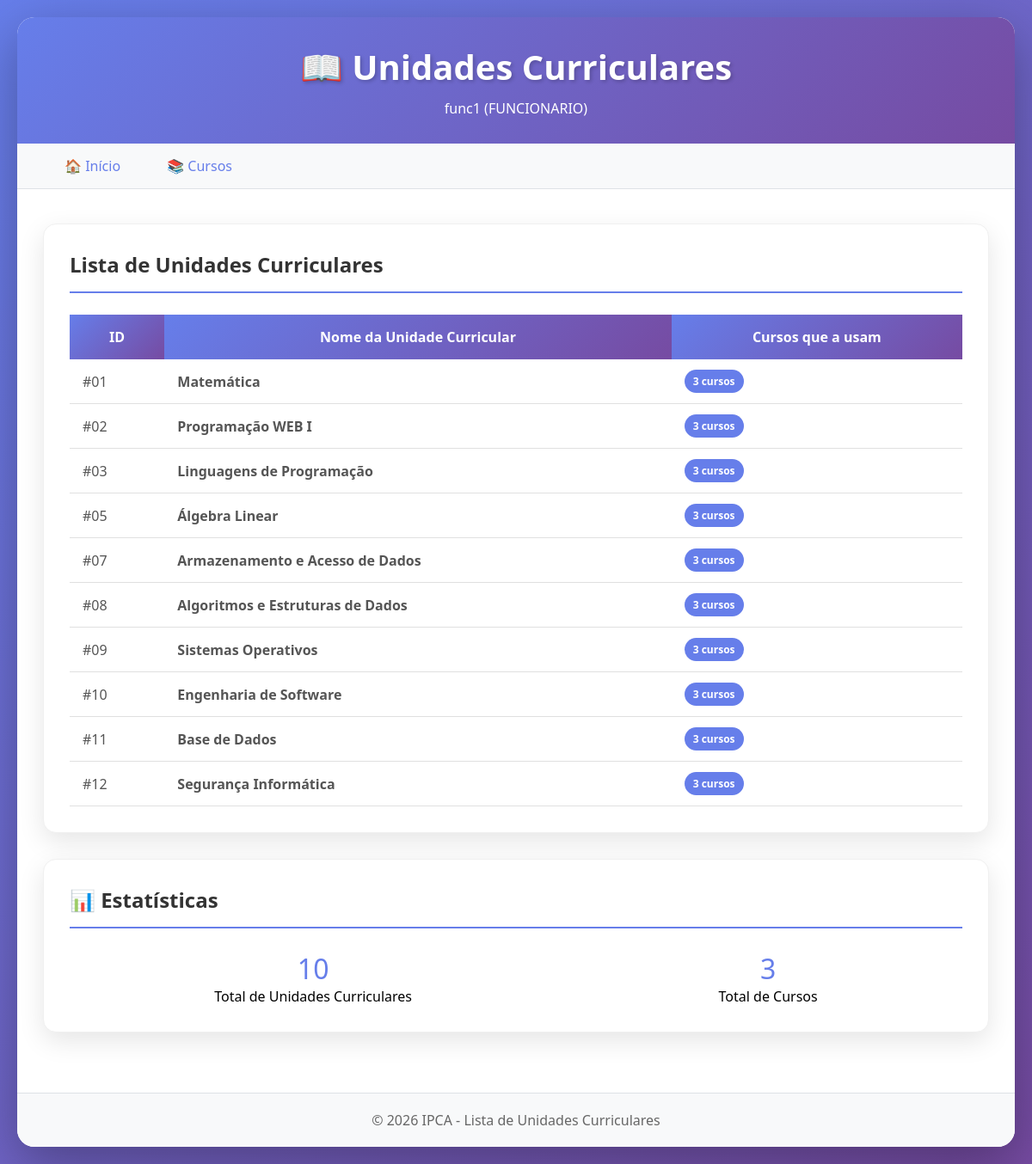
The app's page /listar_disciplinas.php (signed in) with its own data.
### tables this page shows
CREATE TABLE `disciplinas` (
  `ID` int(11) NOT NULL,
  `Nome_disc` text NOT NULL,
  `codigo` varchar(20) DEFAULT NULL,
  `creditos` int(11) DEFAULT 6,
  `horas` int(11) DEFAULT 60
);

### listar_disciplinas.php (the view, shortened to what this page needs)
<?php
require_once 'config.php';
$sql = "SELECT * FROM disciplinas ORDER BY ID";
$result = mysqli_query($conn, $sql);
$total_cursos_validos = mysqli_fetch_assoc(mysqli_query($conn, "SELECT COUNT(*) as total FROM cursos"))['total'];
?>
<!DOCTYPE html>
<html lang="pt">
<head>
    <link rel="stylesheet" href="estilo.css">
</head>
<body>
    <div class="container">
        <div class="header">
            <h1>📖 Unidades Curriculares</h1>
            <p><?php echo $_SESSION['login']; ?> (<?php echo $_SESSION['grupo']; ?>)</p>
        </div>
        <div class="nav">
            <a href="index.php">🏠 Início</a>
            <a href="listar_cursos.php">📚 Cursos</a>
        </div>
        <div class="content">
            <div class="card">
                <h2>Lista de Unidades Curriculares</h2>
                <?php if (mysqli_num_rows($result) > 0): ?>
                    <table class="table">
                        <thead>
                            <tr>
                                <th>ID</th>
                                <th>Nome da Unidade Curricular</th>
                                <th>Cursos que a usam</th>
                            </tr>
                        </thead>
                        <tbody>
                            <?php while ($disciplina = mysqli_fetch_assoc($result)):
                                $count_sql = "SELECT COUNT(DISTINCT p.CURSOS) as total
                                              FROM plano_estudos p
                                              WHERE p.DISCIPLINA = " . $disciplina['ID'] . "
                                              AND p.CURSOS IN (SELECT ID FROM cursos)";
                                $count_result = mysqli_query($conn, $count_sql);
                                $total_cursos_uso = mysqli_fetch_assoc($count_result)['total'];
                            ?>
                            <tr>
                                <td>#<?php echo str_pad($disciplina['ID'], 2, '0', STR_PAD_LEFT); ?></td>
                                <td><strong><?php echo htmlspecialchars($disciplina['Nome_disc']); ?></strong></td>
                                <td>
                                    <span class="badge badge-admin"><?php echo $total_cursos_uso; ?> cursos</span>
                                </td>
                            </tr>
                            <?php endwhile; ?>
                        </tbody>
                    </table>
                <?php endif; ?>
            </div>
            <div class="card">
                <h2>📊 Estatísticas</h2>
                <div style="display: flex; gap: 20px; justify-content: space-around;">
                    <div style="text-align: center;">
                        <div style="font-size: 2em; color: #667eea;"><?php echo mysqli_num_rows($result); ?></div>
                        <div>Total de Unidades Curriculares</div>
                    </div>
                    <div style="text-align: center;">
                        <div style="font-size: 2em; color: #667eea;"><?php echo $total_cursos_validos; ?></div>
                        <div>Total de Cursos</div>
                    </div>
                </div>
            </div>
        </div>
        <div class="footer">
            <p>&copy; 2026 IPCA - Lista de Unidades Curriculares</p>
        </div>
    </div>
</body>
</html>

### estilo.css (style rules this page uses)
* { margin: 0; padding: 0; box-sizing: border-box; font-family: 'Segoe UI', Tahoma, Geneva, Verdana, sans-serif; }
body { background: linear-gradient(135deg, #667eea 0%, #764ba2 100%); min-height: 100vh; padding: 20px; }
.container { max-width: 1200px; margin: 0 auto; background: white; border-radius: 20px; box-shadow: 0 20px 60px rgba(0,0,0,0.3); overflow: hidden; animation: slideIn 0.5s ease-out; }
.header { background: linear-gradient(135deg, #667eea 0%, #764ba2 100%); color: white; padding: 30px; text-align: center; }
.header h1 { font-size: 2.5em; margin-bottom: 10px; text-shadow: 2px 2px 4px rgba(0,0,0,0.2); }
.nav { background: #f8f9fa; padding: 15px 30px; border-bottom: 1px solid #dee2e6; }
.nav a { color: #667eea; text-decoration: none; padding: 10px 20px; margin: 0 5px; border-radius: 25px; transition: all 0.3s; font-weight: 500; }
.content { padding: 40px 30px; }
.card { background: white; border-radius: 15px; padding: 30px; box-shadow: 0 10px 30px rgba(0,0,0,0.1); margin-bottom: 30px; border: 1px solid #f0f0f0; }
.card h2 { color: #333; margin-bottom: 25px; padding-bottom: 15px; border-bottom: 2px solid #667eea; }
.table { width: 100%; border-collapse: collapse; margin-top: 20px; }
.table th { background: linear-gradient(135deg, #667eea 0%, #764ba2 100%); color: white; padding: 15px; font-weight: 600; }
.table td { padding: 12px 15px; border-bottom: 1px solid #e0e0e0; color: #555; }
.footer { text-align: center; padding: 20px; background: #f8f9fa; color: #666; border-top: 1px solid #dee2e6; }
.badge { display: inline-block; padding: 5px 10px; border-radius: 15px; font-size: 12px; font-weight: 600; }
.badge-admin { background: #667eea; color: white; }

### records on screen
disciplinas: ID "01", Nome_disc "Matemática", total_cursos_uso "3"
disciplinas: ID "02", Nome_disc "Programação WEB I", total_cursos_uso "3"
disciplinas: ID "03", Nome_disc "Linguagens de Programação", total_cursos_uso "3"
disciplinas: ID "05", Nome_disc "Álgebra Linear", total_cursos_uso "3"
disciplinas: ID "07", Nome_disc "Armazenamento e Acesso de Dados", total_cursos_uso "3"
disciplinas: ID "08", Nome_disc "Algoritmos e Estruturas de Dados", total_cursos_uso "3"
disciplinas: ID "09", Nome_disc "Sistemas Operativos", total_cursos_uso "3"
disciplinas: ID "10", Nome_disc "Engenharia de Software", total_cursos_uso "3"
disciplinas: ID "11", Nome_disc "Base de Dados", total_cursos_uso "3"
disciplinas: ID "12", Nome_disc "Segurança Informática", total_cursos_uso "3"

### other values on screen
$_SESSION['login'] "func1"
$_SESSION['grupo'] "FUNCIONARIO"
mysqli_num_rows($result) "10"
$total_cursos_validos "3"
